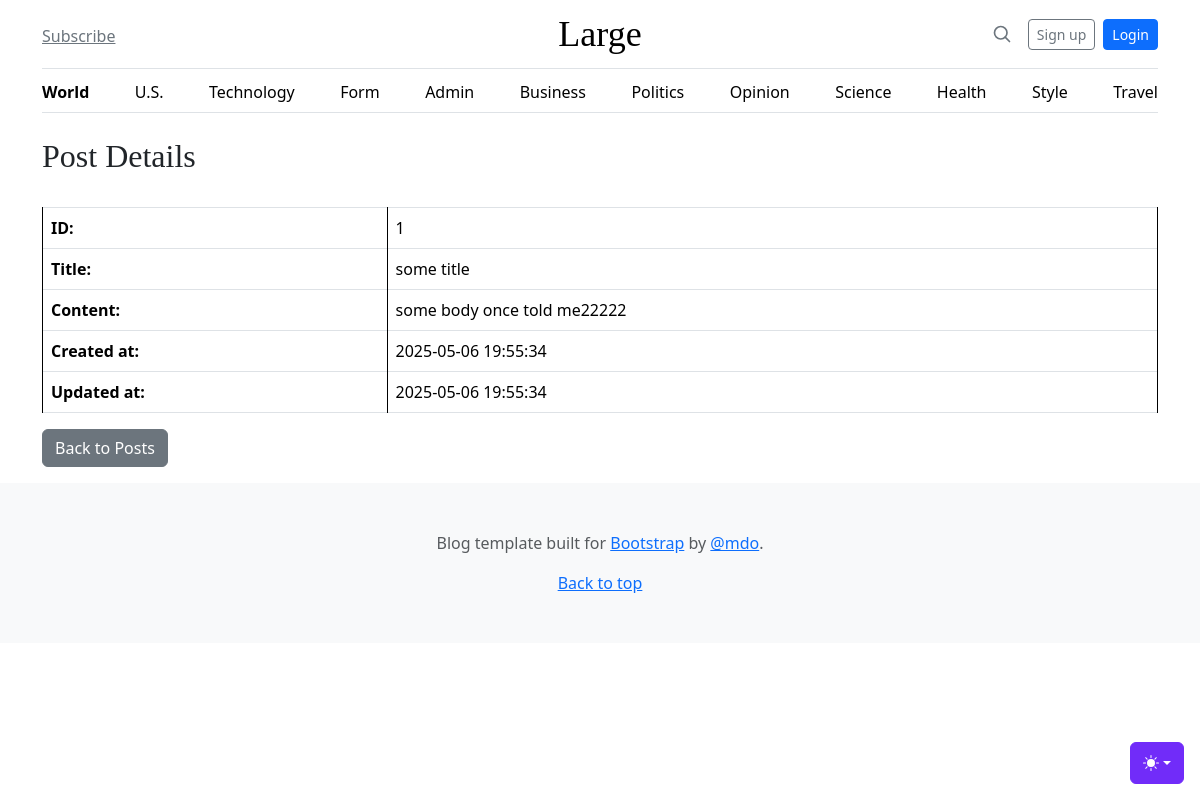
The app's page /admin/posts/view?id=1 with its own data.
### tables this page shows
CREATE TABLE "posts"
(
    id    integer
        constraint posts_pk
            primary key autoincrement,
    title text not null,
    body  text not null
, created_at TEXT, updated_at TEXT);

### helpers.php (called while the page is built, shortened)
<?php
function view($viewName, $vars=[]){
    extract($vars);
    include __DIR__ . "/views/$viewName.php";
}

### src/Controllers/PostsController.php (called while the page is built, shortened)
<?php
class PostsController
{
    public function show(){
$post = Post::find($_GET['id']);
view('posts/view', compact('post'));
    }
}

### src/DB.php (called while the page is built, shortened)
<?php
class DB
{
    private $conn;
    public function __construct()
    {
        try {
            $this->conn = new PDO('sqlite:' . __DIR__ . '/../db.sqlite');
            $this->conn->setAttribute(PDO::ATTR_ERRMODE, PDO::ERRMODE_EXCEPTION);
        } catch (PDOException $e) {
            echo "Connection failed: " . $e->getMessage();
        }
    }
    public function find($table, $class, $id)
    {
        $stmt = $this->conn->prepare("SELECT * FROM $table WHERE id=$id");
        $stmt->execute();
        $stmt->setFetchMode(PDO::FETCH_CLASS, $class);
        return $stmt->fetch();
    }
}

### src/Models/Model.php (called while the page is built, shortened)
<?php
class Model {
    public static $table;
    public static function find($id){
        $db = new DB();
        return $db->find(static::$table, static::class, $id);
    }
}

### views/posts/view.php (the view, shortened to what this page needs)
<?php include __DIR__ . '/../partials/header.php'  ?>
<main class="container mt-4">
    <h2>Post Details</h2>
    <br>
    <table class="table table-bordered">
        <tr>
            <th>ID:</th>
            <td><?= $post->id; ?></td>
        </tr>
        <tr>
            <th>Title:</th>
            <td><?= $post->title; ?></td>
        </tr>
        <tr>
            <th>Content:</th>
            <td><?= $post->body; ?></td>
        </tr>
        <tr>
            <th>Created at:</th>
            <td><?= $post->created_at; ?></td>
        </tr>
        <tr>
            <th>Updated at:</th>
            <td><?= $post->updated_at; ?></td>
        </tr>
    </table>
    <div class="mb-3 mt-3">
        <a href="/admin/posts" class="btn btn-secondary">Back to Posts</a>
    </div>
</main>
<?php include __DIR__ . '/../partials/footer.php'  ?>

### public/blog.css (style rules this page uses)
h1, h2, h3, h4, h5, h6 { font-family: "Playfair Display", Georgia, "Times New Roman", serif; }

### views/posts/view.php (style rules this page uses)
table, th, td { border: 1px solid black; border-collapse: collapse; padding: 8px; }

### records on screen
posts: id "1", title "some title", body "some body once told me22222", created_at "2025-05-06 19:55:34", updated_at "2025-05-06 19:55:34"
